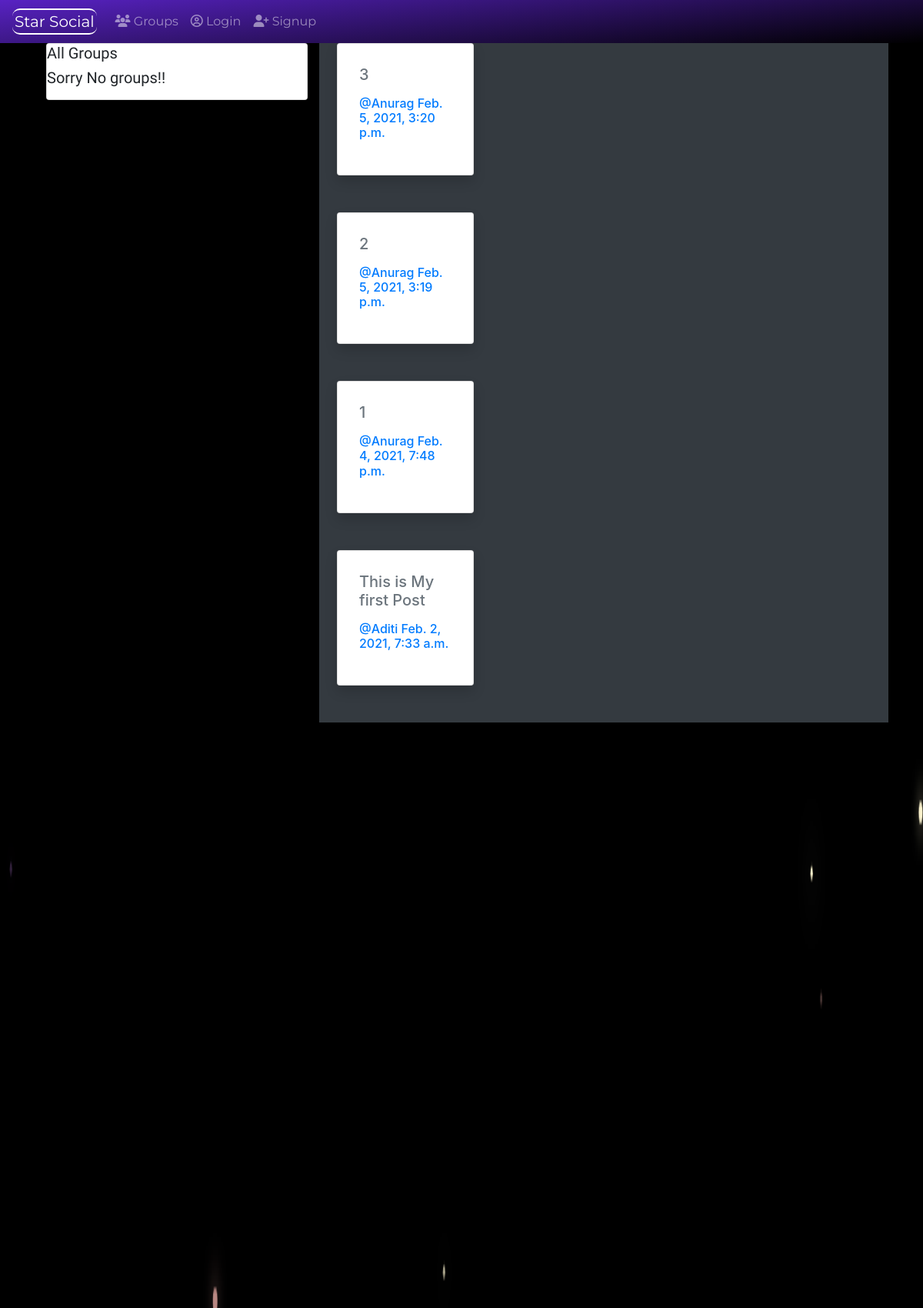
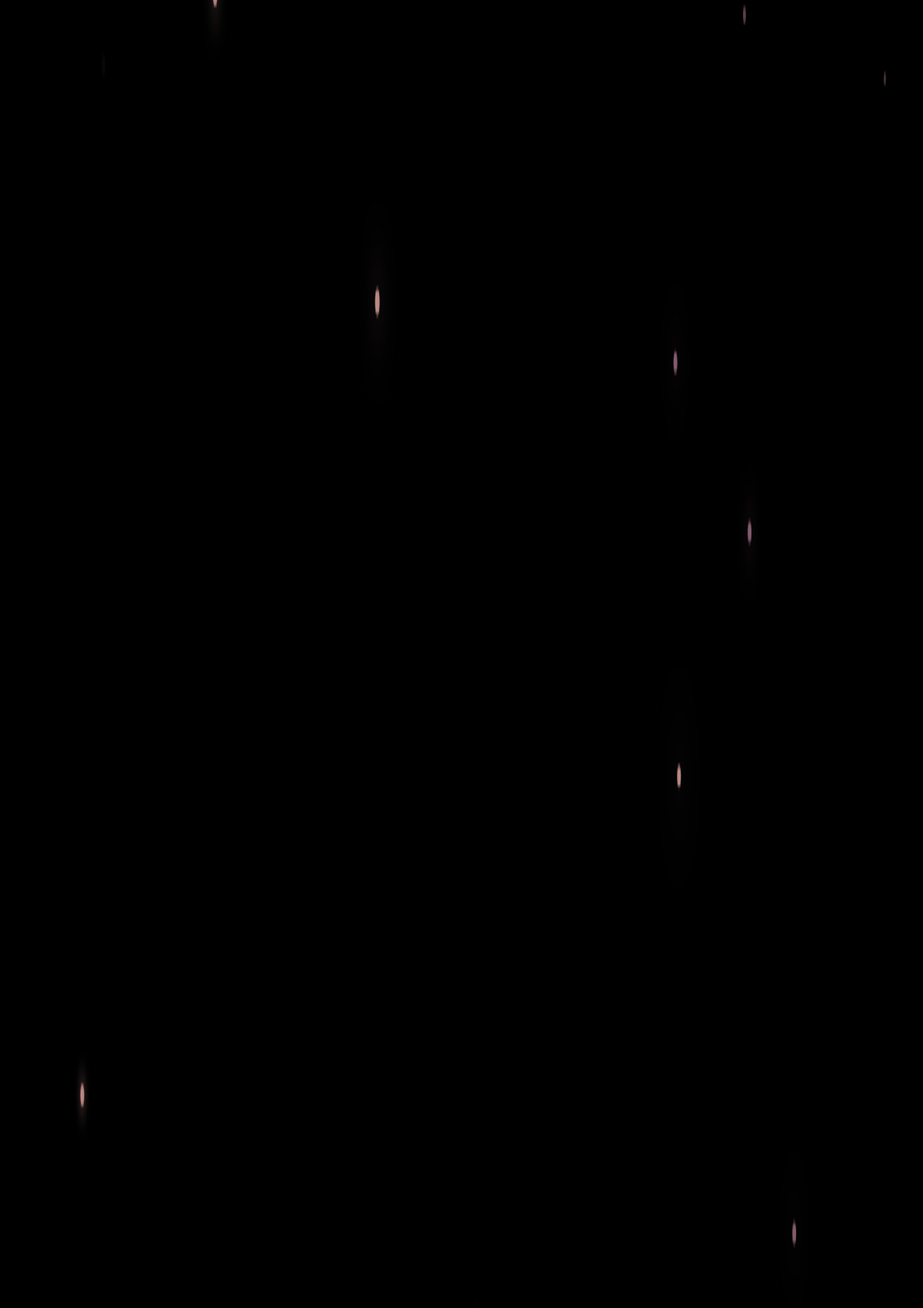
/posts/ (upper part), run on the app's committed database (2 pictures, top to bottom).
### posts/models.py (models this page shows, shortened)
class Post(models.Model):
    user = models.ForeignKey(User, related_name="posts", on_delete=models.PROTECT)
    created_at = models.DateTimeField(auto_now=True)  # 18
    message = models.TextField()
    message_html = models.TextField(editable=False)
    group = models.ForeignKey(
        Group, related_name="posts", null=True, blank=True, on_delete=models.PROTECT
    )
    class Meta:
        ordering = ["-created_at"]
        unique_together = ["user", "message"]  # 19

### posts/views.py (the view)
# urls.py: path("", views.PostList.as_view(), name="all"),
class PostList(SelectRelatedMixin, generic.ListView):
    model = models.Post
    select_related = ("user", "group")  # 27

### posts/templates/posts/post_list.html (shortened to what this page needs)
{% extends 'posts/post_base.html' %}
{% block pre_post_content %}
<div class="col-md-4">
  <div class="card card-with-shadow">
    <div class="content">
      <h5 class="title">All Groups</h5>
      <ul class="list-unstyled">
        {% for other_group in get_other_groups %}
        <li class="group list-with-buttet">
          <a href="{% url 'groups:single' slug=other_group.slug %}">{{ other_group.name }}</a>
        </li>
        {% empty %}
        <h5 class="title">Sorry No groups!!</h5>
        {% endfor %}
      </ul>
    </div>
  </div>
</div>
{% endblock pre_post_content %}
{% block post_content %}
<div class="col-md-8 bg-dark">
  {% for post in post_list %}
  {% include 'posts/_post.html' %}
  {% empty %}
  <h5 class="title">Sorry no posts!!!</h5>
  {% endfor %}
</div>
{% endblock post_content %}

### posts/templates/posts/_post.html (shortened to what this page needs)
<div class="card mb-3 shadow mb-5 p-2 bg-white rounded ml-md-2 col-xs-12 col-md-5 col-lg-3">
  <div class="post-media card-body">
    <h5 class="card-text text-muted">{{ post.message_html|safe }}</h5>
    <div class="media-body">
      <h6 class="media-heading card-title">
        <span class="username  text-dark">
          <a href="{% url 'posts:for_user' username=post.user.username %}">@{{post.user.username}}</a>
        </span>
        <time class="time">
          <a href="{% url 'posts:single' username=post.user.username pk=post.pk %}">{{ post.created_at }}</a>
        </time>
      </h6>
    </div>
  </div>
</div>

### static/css/master.css (style rules this page uses)
:root { --primary-font: 'Montserrat', sans-serif; --styleish-font: 'Lato', sans-serif; --theme-color-pr: rgb(88, 34, 195); --theme-color-se: linear-gradient(52deg, rgba(88, 34, 195, 0.8575630081134016) 0%, rgb(0, 0, 0) 100%); }
.title { font-family: 'Sriracha', cursive; font-weight: 400; }
body { height: 100%; width: 100%; background: rgb(0, 0, 0); margin: 0; }

### data on the page
Post: message_html "3", user.username "Anurag", created_at "Feb. 5, 2021, 3:20 p.m."
Post: message_html "2", user.username "Anurag", created_at "Feb. 5, 2021, 3:19 p.m."
Post: message_html "1", user.username "Anurag", created_at "Feb. 4, 2021, 7:48 p.m."
Post: message_html "This is My first Post", user.username "Aditi", created_at "Feb. 2, 2021, 7:33 a.m."
